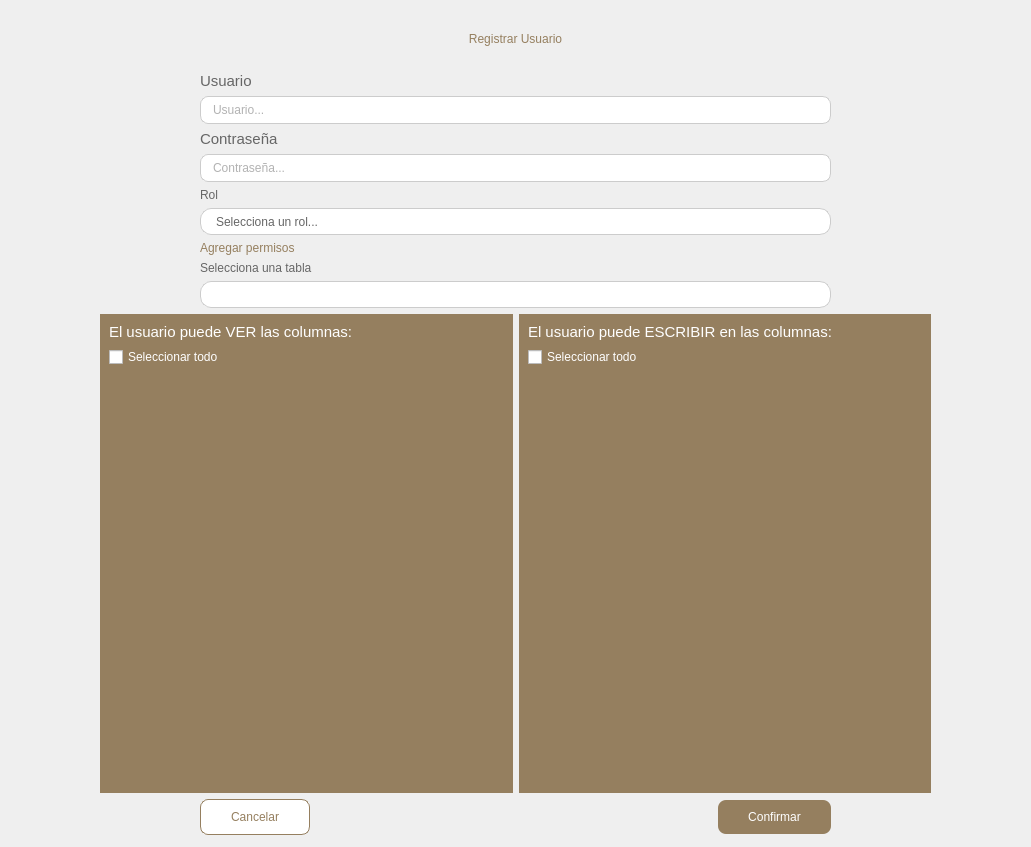
<?xml version="1.0" encoding="UTF-8"?>
<ui version="4.0">
 <class>Dialog</class>
 <widget class="QDialog" name="Dialog">
  <property name="geometry">
   <rect>
    <x>0</x>
    <y>0</y>
    <width>1031</width>
    <height>847</height>
   </rect>
  </property>
  <property name="windowTitle">
   <string>Dialog</string>
  </property>
  <layout class="QGridLayout" name="gridLayout_4">
   <property name="leftMargin">
    <number>100</number>
   </property>
   <property name="topMargin">
    <number>12</number>
   </property>
   <property name="rightMargin">
    <number>100</number>
   </property>
   <property name="bottomMargin">
    <number>0</number>
   </property>
   <item row="8" column="0">
    <layout class="QGridLayout" name="gridLayout_2">
     <item row="0" column="0">
      <widget class="QScrollArea" name="scrollArea_2">
       <property name="styleSheet">
        <string notr="true">QScrollArea{
background: #957F5F;
border: none;
}</string>
       </property>
       <property name="widgetResizable">
        <bool>true</bool>
       </property>
       <widget class="QWidget" name="scrollAreaWidgetContents">
        <property name="geometry">
         <rect>
          <x>0</x>
          <y>0</y>
          <width>410</width>
          <height>58</height>
         </rect>
        </property>
        <property name="sizePolicy">
         <sizepolicy hsizetype="Preferred" vsizetype="Maximum">
          <horstretch>0</horstretch>
          <verstretch>0</verstretch>
         </sizepolicy>
        </property>
        <property name="styleSheet">
         <string notr="true">QWidget#scrollAreaWidgetContents{
background:rgba(149,127,95);

}</string>
        </property>
        <layout class="QVBoxLayout" name="verLayout">
         <item>
          <widget class="QLabel" name="label_2">
           <property name="sizePolicy">
            <sizepolicy hsizetype="Preferred" vsizetype="Maximum">
             <horstretch>0</horstretch>
             <verstretch>0</verstretch>
            </sizepolicy>
           </property>
           <property name="font">
            <font>
             <family>Segoe UI</family>
             <pointsize>11</pointsize>
             <weight>50</weight>
             <italic>false</italic>
             <bold>false</bold>
            </font>
           </property>
           <property name="styleSheet">
            <string notr="true">font: 11pt &quot;Segoe UI&quot;;
    color: white;</string>
           </property>
           <property name="text">
            <string>El usuario puede VER las columnas:</string>
           </property>
           <property name="alignment">
            <set>Qt::AlignLeading|Qt::AlignLeft|Qt::AlignVCenter</set>
           </property>
          </widget>
         </item>
         <item>
          <widget class="QCheckBox" name="checkBoxAllVer">
           <property name="styleSheet">
            <string notr="true">font: 11pt &quot;Segoe UI&quot;;
color: white;</string>
           </property>
           <property name="text">
            <string>Seleccionar todo</string>
           </property>
          </widget>
         </item>
        </layout>
       </widget>
      </widget>
     </item>
     <item row="0" column="1">
      <widget class="QScrollArea" name="scrollArea_3">
       <property name="styleSheet">
        <string notr="true">QScrollArea {
background:#957F5F;
border: none;
}</string>
       </property>
       <property name="widgetResizable">
        <bool>true</bool>
       </property>
       <widget class="QWidget" name="scrollAreaWidgetContents_2">
        <property name="geometry">
         <rect>
          <x>0</x>
          <y>0</y>
          <width>255</width>
          <height>58</height>
         </rect>
        </property>
        <property name="sizePolicy">
         <sizepolicy hsizetype="Fixed" vsizetype="Maximum">
          <horstretch>0</horstretch>
          <verstretch>0</verstretch>
         </sizepolicy>
        </property>
        <property name="styleSheet">
         <string notr="true">QWidget#scrollAreaWidgetContents_2{
background:rgba(149,127,95);

}</string>
        </property>
        <layout class="QVBoxLayout" name="escribirLayout">
         <item>
          <widget class="QLabel" name="label_3">
           <property name="sizePolicy">
            <sizepolicy hsizetype="Preferred" vsizetype="Maximum">
             <horstretch>0</horstretch>
             <verstretch>0</verstretch>
            </sizepolicy>
           </property>
           <property name="font">
            <font>
             <family>Segoe UI</family>
             <pointsize>11</pointsize>
             <weight>50</weight>
             <italic>false</italic>
             <bold>false</bold>
            </font>
           </property>
           <property name="styleSheet">
            <string notr="true">font: 11pt &quot;Segoe UI&quot;;
    color: white;</string>
           </property>
           <property name="text">
            <string>El usuario puede ESCRIBIR en las columnas:</string>
           </property>
           <property name="alignment">
            <set>Qt::AlignLeading|Qt::AlignLeft|Qt::AlignVCenter</set>
           </property>
          </widget>
         </item>
         <item>
          <widget class="QCheckBox" name="checkBoxAllEscribir">
           <property name="styleSheet">
            <string notr="true">font: 11pt &quot;Segoe UI&quot;;
color: white;</string>
           </property>
           <property name="text">
            <string>Seleccionar todo</string>
           </property>
          </widget>
         </item>
        </layout>
       </widget>
      </widget>
     </item>
    </layout>
   </item>
   <item row="3" column="0">
    <layout class="QGridLayout" name="gridLayout">
     <property name="leftMargin">
      <number>100</number>
     </property>
     <property name="rightMargin">
      <number>100</number>
     </property>
     <item row="7" column="0">
      <widget class="QLabel" name="label_6">
       <property name="styleSheet">
        <string notr="true">font: 11pt &quot;Segoe UI&quot;;
color: #666666;</string>
       </property>
       <property name="text">
        <string>Rol</string>
       </property>
      </widget>
     </item>
     <item row="0" column="0">
      <widget class="QLabel" name="label_error">
       <property name="styleSheet">
        <string notr="true">font: 14pt &quot;Arial&quot;;
color:#de574e;</string>
       </property>
       <property name="text">
        <string/>
       </property>
      </widget>
     </item>
     <item row="3" column="0">
      <widget class="QLabel" name="label_4">
       <property name="font">
        <font>
         <family>Segoe UI</family>
         <pointsize>11</pointsize>
         <weight>50</weight>
         <italic>false</italic>
         <bold>false</bold>
        </font>
       </property>
       <property name="styleSheet">
        <string notr="true">font: 11pt &quot;Segoe UI&quot;;
color: #666666;</string>
       </property>
       <property name="text">
        <string>Usuario</string>
       </property>
      </widget>
     </item>
     <item row="5" column="0">
      <widget class="QLabel" name="label_5">
       <property name="font">
        <font>
         <family>Segoe UI</family>
         <pointsize>11</pointsize>
         <weight>50</weight>
         <italic>false</italic>
         <bold>false</bold>
        </font>
       </property>
       <property name="styleSheet">
        <string notr="true">font: 11pt &quot;Segoe UI&quot;;
color: #666666;</string>
       </property>
       <property name="text">
        <string>Contraseña</string>
       </property>
      </widget>
     </item>
     <item row="4" column="0">
      <widget class="QLineEdit" name="lineEdit_nombreusuario">
       <property name="styleSheet">
        <string notr="true">font: 11pt &quot;Segoe UI&quot;;
color: #666666;
background-color: white;
border-radius: 8px;
border: 1px solid #CCCCCC;
padding: 5px 10px;</string>
       </property>
       <property name="text">
        <string/>
       </property>
       <property name="placeholderText">
        <string>Usuario...</string>
       </property>
      </widget>
     </item>
     <item row="8" column="0">
      <widget class="QComboBox" name="comboBox_roles">
       <property name="styleSheet">
        <string notr="true">/* style for the QComboBox */
QComboBox {
border-radius: 11px;
border: 1px solid #ccc;
background-color: white;
color: #666;
height: 25px;
padding: 0 15px;

}

/* style for drop down area */
QComboBox::drop-down{
border: 0px;
}
/* style for drop down arrow */
QComboBox::down-arrow {
image: url(:/resources/resources/icons/down-arrow-gray.png);
width: 20px;
height: 20px;
margin-right: 15px;
}
/* style for QComboBox after open selcet menu */
QComboBox:on {
border: 1px solid #c2dbfe;
}
/* style for list menu */
QComboBox QListView {
font-size: 12px;
border: 1px solid rgba(0, 0, 0, 10%);
padding: 5px;
background-color: #fff;
outline: 0px;
}

/* style for list items */
QComboBox QListView::item {
padding-left: 10px;
background-color: #fff;
}
QComboBox QListView::item:hover {
background-color: #d3c393;
}
QComboBox QListView::item:selected {
background-color: #d3c393;
}</string>
       </property>
       <item>
        <property name="text">
         <string>Selecciona un rol...</string>
        </property>
       </item>
       <item>
        <property name="text">
         <string>Armadores</string>
        </property>
       </item>
       <item>
        <property name="text">
         <string>Proyectista</string>
        </property>
       </item>
       <item>
        <property name="text">
         <string>Trámites</string>
        </property>
       </item>
       <item>
        <property name="text">
         <string>Presupuesto</string>
        </property>
       </item>
       <item>
        <property name="text">
         <string>Juridico</string>
        </property>
       </item>
       <item>
        <property name="text">
         <string>Tramites</string>
        </property>
       </item>
       <item>
        <property name="text">
         <string>Administrador</string>
        </property>
       </item>
       <item>
        <property name="text">
         <string>Otro</string>
        </property>
       </item>
      </widget>
     </item>
     <item row="2" column="0">
      <widget class="QLabel" name="mensaje">
       <property name="styleSheet">
        <string notr="true">font: 14pt &quot;Arial&quot;;
color: #8fc26b;</string>
       </property>
       <property name="text">
        <string/>
       </property>
      </widget>
     </item>
     <item row="6" column="0">
      <widget class="QLineEdit" name="lineEdit_contrasenausuario">
       <property name="styleSheet">
        <string notr="true">font: 11pt &quot;Segoe UI&quot;;
color: #666666;
background-color: white;
border-radius: 8px;
border: 1px solid #CCCCCC;
padding: 5px 10px;</string>
       </property>
       <property name="text">
        <string/>
       </property>
       <property name="placeholderText">
        <string>Contraseña...</string>
       </property>
      </widget>
     </item>
     <item row="1" column="0">
      <widget class="QLabel" name="titulo">
       <property name="styleSheet">
        <string notr="true">font: 24pt &quot;Arial Rounded MT Bold&quot;;
color: #957F5F;
</string>
       </property>
       <property name="text">
        <string>Registrar Usuario</string>
       </property>
       <property name="alignment">
        <set>Qt::AlignCenter</set>
       </property>
      </widget>
     </item>
    </layout>
   </item>
   <item row="9" column="0">
    <layout class="QGridLayout" name="gridLayout_3">
     <property name="leftMargin">
      <number>100</number>
     </property>
     <property name="rightMargin">
      <number>100</number>
     </property>
     <property name="bottomMargin">
      <number>12</number>
     </property>
     <item row="0" column="1">
      <spacer name="horizontalSpacer_3">
       <property name="orientation">
        <enum>Qt::Horizontal</enum>
       </property>
       <property name="sizeHint" stdset="0">
        <size>
         <width>40</width>
         <height>20</height>
        </size>
       </property>
      </spacer>
     </item>
     <item row="0" column="2">
      <widget class="QPushButton" name="button_guardar">
       <property name="enabled">
        <bool>false</bool>
       </property>
       <property name="styleSheet">
        <string notr="true">QPushButton {
border-radius: 8px;
background-color: #957F5F;
color: white;
font: 11pt &quot;Segoe UI&quot;;
padding: 10px 30px;
}

QPushButton:hover {
	background-color: rgb(116, 91, 47);
	color: rgb(255, 255, 255);
	border: 3px solid  rgb(116, 91, 47);
}

QPushButton:pressed {
    border-style: inset;
    background-color: rgb(103, 80, 41);
	color: rgb(255, 255, 255);
	border: 3px solid  rgb(103, 80, 41);
}</string>
       </property>
       <property name="text">
        <string>Confirmar</string>
       </property>
      </widget>
     </item>
     <item row="0" column="0">
      <widget class="QPushButton" name="pushButton_cancelar">
       <property name="styleSheet">
        <string notr="true">QPushButton {
border-radius: 8px;
border: 1px solid #957F5F;
background-color: white;
color: #957F5F;
font: 11pt &quot;Segoe UI&quot;;
padding: 10px 30px;
}

QPushButton:hover {
	background-color: rgb(116, 91, 47);
	color: rgb(255, 255, 255);
	border: 3px solid  rgb(116, 91, 47);
}

QPushButton:pressed {
    border-style: inset;
    background-color: rgb(103, 80, 41);
	color: rgb(255, 255, 255);
	border: 3px solid  rgb(103, 80, 41);
}</string>
       </property>
       <property name="text">
        <string>Cancelar</string>
       </property>
      </widget>
     </item>
    </layout>
   </item>
   <item row="5" column="0" rowspan="2">
    <layout class="QGridLayout" name="gridLayout_7">
     <property name="leftMargin">
      <number>100</number>
     </property>
     <property name="rightMargin">
      <number>100</number>
     </property>
     <item row="2" column="0">
      <widget class="QLabel" name="label_tabla_3">
       <property name="styleSheet">
        <string notr="true">font: 11pt &quot;Segoe UI&quot;;
color: #666666;</string>
       </property>
       <property name="text">
        <string>Selecciona una tabla</string>
       </property>
      </widget>
     </item>
     <item row="3" column="0">
      <widget class="QComboBox" name="tablaslist">
       <property name="styleSheet">
        <string notr="true">/* style for the QComboBox */
QComboBox {
border-radius: 11px;
border: 1px solid #ccc;
background-color: white;
color: #666;
height: 25px;
padding: 0 15px;

}

/* style for drop down area */
QComboBox::drop-down{
border: 0px;
}
/* style for drop down arrow */
QComboBox::down-arrow {
image: url(:/resources/resources/icons/down-arrow-gray.png);
width: 20px;
height: 20px;
margin-right: 15px;
}
/* style for QComboBox after open selcet menu */
QComboBox:on {
border: 1px solid #c2dbfe;
}
/* style for list menu */
QComboBox QListView {
font-size: 12px;
border: 1px solid rgba(0, 0, 0, 10%);
padding: 5px;
background-color: #fff;
outline: 0px;
}

/* style for list items */
QComboBox QListView::item {
padding-left: 10px;
background-color: #fff;
}
QComboBox QListView::item:hover {
background-color: #d3c393;
}
QComboBox QListView::item:selected {
background-color: #d3c393;
}</string>
       </property>
      </widget>
     </item>
     <item row="1" column="0">
      <widget class="QLabel" name="label">
       <property name="styleSheet">
        <string notr="true">font: 13pt &quot;Segoe UI&quot;;
color: #957F5F;</string>
       </property>
       <property name="text">
        <string>Agregar permisos</string>
       </property>
      </widget>
     </item>
    </layout>
   </item>
  </layout>
 </widget>
 <resources/>
 <connections/>
</ui>
